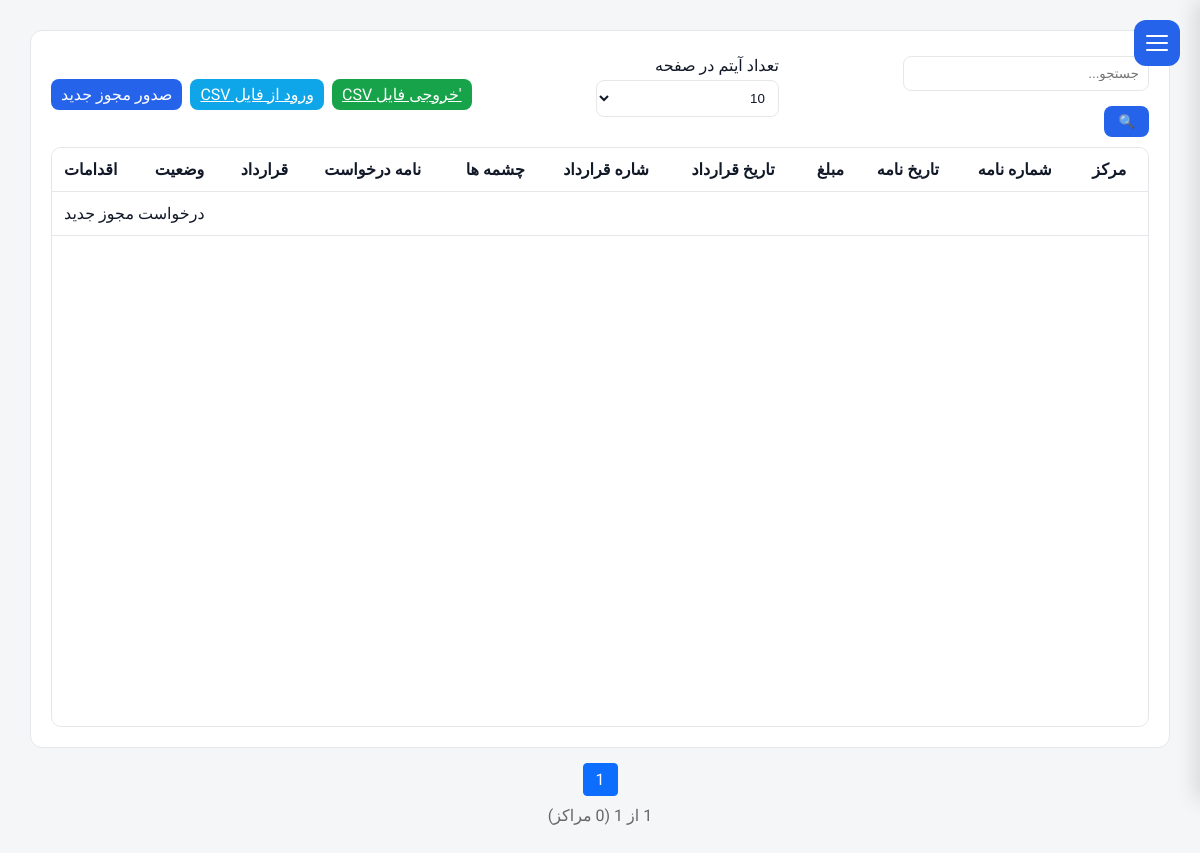
Page /operations/licenses/ (signed in) on the earlier database version.
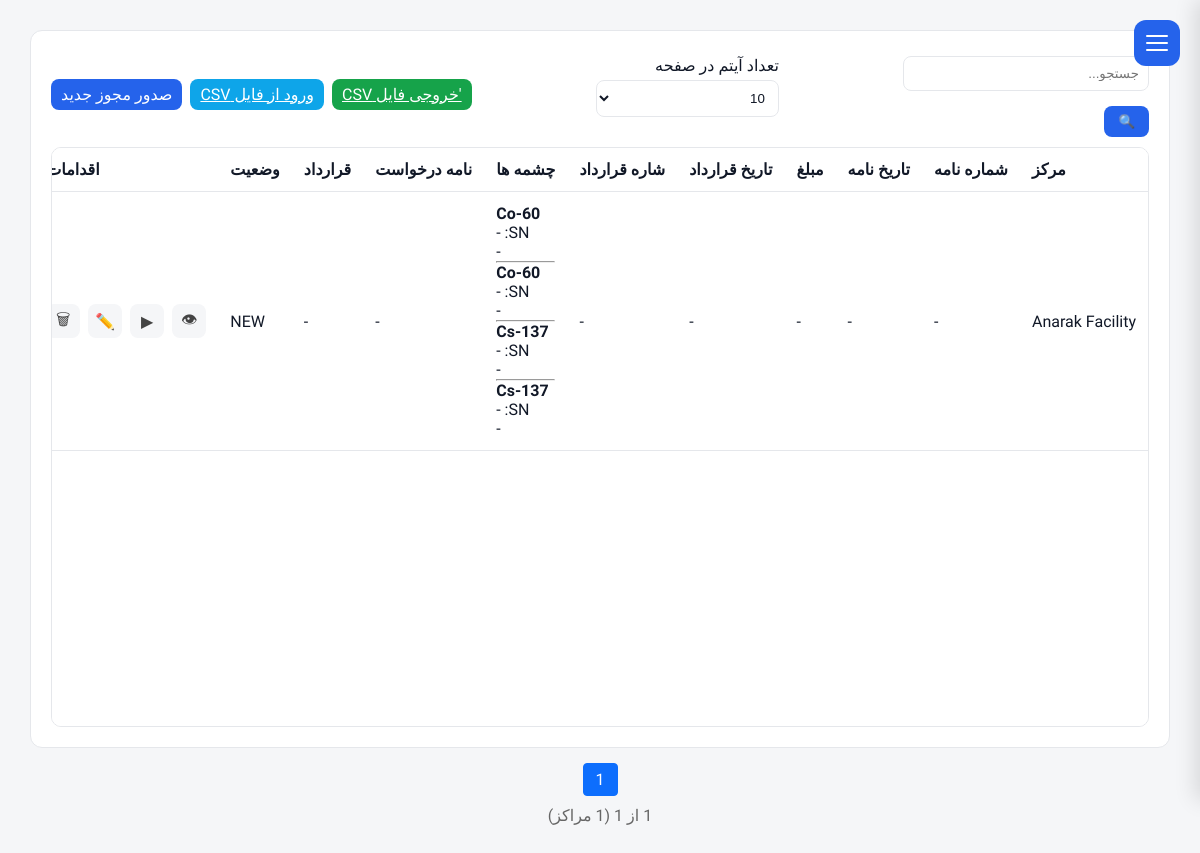
Same page on the later database version.
### operations/models.py (models this page shows, shortened)
class LicenseRequest(models.Model):
    facility = models.ForeignKey(
        Facility,
        on_delete=models.PROTECT,
        related_name="license_requests",
    )
    letter_number = models.CharField(
        max_length=100,
        blank=True,
        null=True,
    )
    letter_date = models.DateField(
        blank=True,
        null=True,
    )
    contract_number = models.CharField(
        max_length=100,
        blank=True,
        null=True,
    )
    contract_date = models.DateField(
        blank=True,
        null=True,
    )
    contract_cost = models.DecimalField(
        max_digits=14,
        decimal_places=2,
        blank=True,
        null=True,
    )
    status = models.CharField(
        max_length=20,
        choices=LicenseStatus.choices,
        default=LicenseStatus.DRAFT,
    )
    status_date = models.DateTimeField(
        null=True,
        blank=True,
    )
    specification_completed = models.BooleanField(default=False,)
    description = models.TextField(
        _("Description"),
        blank=True,)
    created_by = models.ForeignKey(
        settings.AUTH_USER_MODEL,
        on_delete=models.PROTECT,
    )
    created_at = models.DateTimeField(
        auto_now_add=True,
    )
    updated_at = models.DateTimeField(
        auto_now=True,
    )
    class Meta:
        ordering = ["-created_at"]

class LicenseSource(models.Model):
    license = models.ForeignKey(
        LicenseRequest,
        on_delete=models.CASCADE,
        related_name="sources",
        verbose_name=_("License"),
    )
    nuclide = models.ForeignKey(
        Nuclides,
        on_delete=models.PROTECT,
        verbose_name=_("Nuclide"),
    )
    serial_number = models.CharField(
        _("Serial Number"),
        max_length=150,
        blank=True,
    )
    activity = models.DecimalField(
        _("Activity"),
        max_digits=15,
        decimal_places=3,
        null=True,
        blank=True,
    )
    activity_unit = models.CharField(
        _("Activity Unit"),
        max_length=20,
        choices=ActivityUnit.choices,
        default=ActivityUnit.mCi,
    )
    activity_date = models.DateField(
        _("Activity Date"),
        null=True,
        blank=True,
    )
    specification_order = models.PositiveIntegerField(default=1,)
    created_dsrs = models.ForeignKey(
        "dashboard.DSRS",
        null=True,
        blank=True,
        on_delete=models.SET_NULL,
        related_name="license_sources",
    )
    class Meta:
        ordering = [
            "id",
        ]
        verbose_name = _("Requested Source")
        verbose_name_plural = _("Requested Sources")

### facilities/models.py (models this page shows, shortened)
class Facility(models.Model):
    name = models.CharField(
        _("Facility Name"),
        max_length=255, blank=True,null=True
    )
    responsible_person = models.CharField(
        _("Responsible Person"),
        max_length=150, blank=True,null=True
    )
    telephone = models.CharField(
        _("Telephone"),
        max_length=50, blank=True,null=True
    )
    email = models.EmailField(
        _("Email"),
        blank=True,null=True
    )
    address1 = models.CharField(
        _("Address Line 1"),
        max_length=255, blank=True,null=True
    )
    address2 = models.CharField(
        _("Address Line 2"),
        max_length=255,
         blank=True,null=True
    )
    postal_code = models.CharField(
        _("Postal Code"),
        max_length=20,
         blank=True,null=True
    )
    national_id = models.CharField(
        _("National ID"),
        max_length=50,
         blank=True,null=True
    )
    economic_code = models.CharField(
        _("Economic Code"),
        max_length=50,
         blank=True,null=True
    )
    created_at = models.DateTimeField(
        auto_now_add=True
    )
    updated_at = models.DateTimeField(
        auto_now=True
    )
    class Meta:
        ordering = ["name"]
        verbose_name = _("Facility")
        verbose_name_plural = _("Facilities")

### reference/models.py (models this page shows)
class Nuclides(models.Model):
    name = models.CharField(max_length=8)
    half_life = models.FloatField()
    d_value_bq = models.FloatField()
    atomic_number = models.IntegerField(null=True, blank=True)
    mass_number = models.IntegerField(null=True, blank=True)
    decay_mode = models.CharField(max_length=50, null=True, blank=True)
    decay_constant = models.FloatField(null=True, blank=True)  # 1/sec
    specific_activity_bq_per_g = models.FloatField(null=True, blank=True)
    alpha_energy_mev = models.FloatField(null=True, blank=True)
    beta_max_energy_mev = models.FloatField(null=True, blank=True)
    gamma_energy_mev = models.FloatField(null=True, blank=True)
    gamma_yield = models.FloatField(null=True, blank=True)  # photons/decay
    neutron_emitter = models.BooleanField(default=False)
    neutron_yield_n_per_s = models.FloatField(null=True, blank=True)
    dose_rate_constant_usv_m2_per_h_gbq = models.FloatField(null=True, blank=True)
    half_value_layer_lead_mm = models.FloatField(null=True, blank=True)
    half_value_layer_concrete_mm = models.FloatField(null=True, blank=True)
    iaea_category = models.IntegerField(null=True, blank=True)
    parent_nuclide = models.CharField(max_length=20, null=True, blank=True)
    daughter_nuclide = models.CharField(max_length=20, null=True, blank=True)
    is_sealed_source_common = models.BooleanField(default=False)
    def __str__(self):
        return self.name

### operations/views.py (the view, shortened to what this page needs)
def license_list(request):
    search = request.GET.get(
        "search",
        "",
    )
    page_size = request.GET.get(
        "page_size",
        "10",
    )
    queryset = (
        LicenseRequest.objects
        .select_related(
            "facility",
        )
        .prefetch_related(
            "sources__nuclide",
            "attachments",
            )
        .order_by(
            "-created_at",
        )
    )
    paginator = Paginator(
        queryset,
        int(page_size),
    )
    page_number = request.GET.get(
        "page",
    )
    page_obj = paginator.get_page(
        page_number,
    )
    context = {
        "page_obj": page_obj,
        "search": search,
        "page_size": int(page_size),
    }
    return render(
        request,
        "operations/license_list.html",
        context,
    )

### templates/operations/license_list.html (shortened to what this page needs)
{% extends 'base.html' %}
{% load i18n %}
{% load static %}
{% block content %}
<div class="content">
<div class="table-header">
    <div class="header-group">
        <form method="get">
            <input
                type="text"
                name="search"
                placeholder="{% trans 'Search...' %}"
                value="{{ search }}"
            >
            <button type="submit">
                🔍
            </button>
        </form>
    </div>
    <div class="header-group">
        <form method="get">
            <label>
                {% trans "Items" %}
            </label>
            <select
                name="page_size"
                onchange="this.form.submit()"
            >
                <option value="10"
                    {% if page_size == 10 %}
                        selected
                    {% endif %}
                >
                    10
                </option>
            </select>
        </form>
    </div>
    <div class="header-group">
        <a
            href="{% url 'license_export_csv' %}"
            class="btn-green"
        >
           {% trans "Export CSV" %}
        </a>
        <a
            href="{% url 'license_import_csv' %}"
            class="btn-info"
        >
            {% trans "Import CSV" %}
        </a>
        <a
            href="{% url 'license_create' %}"
            class="btn-blue"
        >
            {% trans "+ Start New License" %}
        </a>
    </div>
</div>
<div class="table-scroll">
<table id="mainTable">
<thead>
<tr>
    <th>{% trans "Facility" %}</th>
<th>{% trans "Letter Number" %}</th>
<th>{% trans "Letter Date" %}</th>
<th>{% trans "Cost" %}</th>
<th>{% trans "Contract Date" %}</th>
<th>{% trans "Contract Number" %}</th>
<th>{% trans "DSRSs" %}</th>
<th>{% trans "Letter" %}</th>
<th>{% trans "Contract" %}</th>
<th>{% trans "Status" %}</th>
<th>{% trans "Action" %}</th>
</tr>
</thead>
<tbody>
{% for license in page_obj %}
<tr>
    <td>
        {{ license.facility.name }}
    </td>
    <td>
        {{ license.letter_number|default:"-" }}
    </td>
    <td>
        {{ license.letter_date|default:"-" }}
    </td>
    <td>
        {{ license.contract_cost|default:"-" }}
    </td>
    <td>
        {{ license.contract_date|default:"-" }}
    </td>
    <td>
        {{ license.contract_number|default:"-" }}
    </td>
    <td>
        {% for source in license.sources.all %}
            <div>
                <strong>
                    {{ source.nuclide }}
                </strong>
                <br>
                SN:
                {{ source.serial_number|default:"-" }}
                <br>
                {{ source.activity|default:"-" }}
            </div>
            {% if not forloop.last %}
                <hr>
            {% endif %}
        {% empty %}
            -
        {% endfor %}
    </td>
    <td>
        {% for file in license.attachments.all %}
            {% if file.attachment_type == "LETTER" %}
                <a
                    href="{{ file.file.url }}"
                    target="_blank"
                >
                    {% trans "View" %}
                </a>
            {% endif %}
        {% empty %}
            -
        {% endfor %}
    </td>
    <td>
        {% for file in license.attachments.all %}
            {% if file.attachment_type == "CONTRACT" %}
                <a
                    href="{{ file.file.url }}"
                    target="_blank"
                >
                    title="{% trans 'View' %}"
                </a>
            {% endif %}
        {% empty %}
            -
        {% endfor %}
    </td>
    <td>
        {{ license.get_status_display }}
    </td>
    <td>
        <div class="action-icons">
            <a
                href="{% url 'license_detail' license.pk %}"
                class="icon-btn"
                title="{% trans 'View' %}"
            >
                👁
            </a>
            <a
                href="{% url 'license_continue' license.pk %}"
                class="icon-btn"
                title="{% trans 'Continue' %}"
            >
                ▶
            </a>
            <a
                href="{% url 'license_update' license.pk %}"
                class="icon-btn edit"
                title="{% trans 'Edit' %}"
            >
                ✏️
            </a>
            <a
                href="{% url 'license_delete' license.pk %}"
                class="icon-btn"
                title="{% trans 'Delete' %}"
            >
                🗑
            </a>
        </div>
    </td>
</tr>
{% empty %}
<tr>
    <td colspan="11" class="text-center">
        {% trans "No license requests found." %}
    </td>
</tr>
{% endfor %}
</tbody>
</table>
</div>
</div>
<div class="pagination">
    {% for num in page_obj.paginator.page_range %}
        {% if num >= page_obj.number|add:"-2" and num <= page_obj.number|add:"2" %}
            {% if page_obj.number == num %}
                <span class="current">{{ num }}</span>
            {% else %}
                <a href="?page={{ num }}{% if page_size %}&size={{ page_size }}{% endif %}">
                    {{ num }}
                </a>
            {% endif %}
        {% endif %}
    {% endfor %}
</div>
<div class="page-info">
     {{ page_obj.number }} {% trans "of" %} {{ page_obj.paginator.num_pages }}
    ({{ page_obj.paginator.count }} {% trans "records" %})
</div>
{% endblock %}

### templates/base.html (shortened to what this page needs)
{% load static %}
{% load i18n %}
{% get_current_language as CURRENT_LANGUAGE %}
<!DOCTYPE html>
<html
    lang="{{ CURRENT_LANGUAGE }}"
    dir="{% if CURRENT_LANGUAGE == 'fa' %}rtl{% else %}ltr{% endif %}"
    class="{% if CURRENT_LANGUAGE == 'fa' %}rtl{% else %}ltr{% endif %}"
>
<head>
  <link rel="stylesheet" href="{% static 'css/base.css' %}">
</head>
<body>
<aside class="sidebar" id="sidebar">
    <div class="sidebar-header">
        <button class="menu-btn" id="toggleSidebar">
            <span></span>
            <span></span>
            <span></span>
        </button>
    </div>
    {% load i18n %}
{% get_current_language as LANGUAGE_CODE %}
</aside>
<main class="main" id="main">
    {% block content %}
    {% endblock %}
</main>
<link rel="stylesheet"
      href="{% static 'vendor/jalali-datepicker/jalali-datepicker.css' %}">
</body>
</html>

### static/css/base.css (style rules this page uses)
* { margin:0; padding:0; box-sizing:border-box; }
html.rtl { font-family:Vazirmatn,sans-serif; }
:root { --bg: #f5f6f8; --card: #ffffff; --text: #111827; --muted: #6b7280; --border: #e5e7eb; --primary: #2563eb; --sidebar: #1f2937; --sidebar-text: #374151; }
body { background: var(--bg); color: var(--text); }
.sidebar { position:fixed; top:0; width:280px; height:100vh; background:#fff; padding:20px; transition:.3s ease; z-index:1000; display: flex; flex-direction: column; }
html.rtl .sidebar { box-shadow:-5px 0 20px rgba(0,0,0,.12); right:-280px; left:auto; }
.sidebar-header { display:flex; flex-direction:row; align-items:center; height:70px; border-bottom:1px solid #e5e7eb; padding-bottom:15px; }
html.rtl .menu-btn { right:20px; left:auto; position: fixed; top: 20px; width: 46px; height: 46px; border:none; border-radius:12px; background:#2563eb; display:flex; flex-direction:column; justify-content:center; align-items:center; gap:5px; cursor:pointer; z-index:1200; transition: right .3s ease, transform .25s ease, background .2s; }
.menu-btn span { width:22px; height:2px; background:white; border-radius:5px; transition:.25s; }
.main { padding:30px; text-align:start; }
.content { background: var(--card); padding: 20px; border-radius: 12px; border: 1px solid var(--border); }
th, td { padding: 12px; border-bottom: 1px solid var(--border); text-align: left; }
th { background: rgba(0,0,0,0.03); }
input, select, textarea { width: 100%; padding: 9px; margin-top: 5px; margin-bottom: 15px; border: 1px solid var(--border); border-radius: 8px; background: var(--card); color: var(--text); }
button { background: var(--primary); color: white; padding: 8px 14px; border: none; border-radius: 8px; cursor: pointer; }
table { width: max-content; min-width: 100%; border-collapse: collapse; }
.btn-blue { background: #2563eb; color: white; padding: 6px 10px; border-radius: 8px; text-decoration: none; }
.btn-green { background: #16a34a; color: white; padding: 6px 10px; border-radius: 8px; border: none; }
.btn-info { background: #0ea5e9; color: white; padding: 6px 10px; border-radius: 8px; border: none; }
.pagination { margin-top: 15px; text-align: center; }
.table-header { display: flex; flex-wrap: wrap; justify-content: space-between; gap: 10px; margin-bottom: 10px; }
.header-group { display: flex; gap: 8px; align-items: center; }
.table-scroll { height: calc(100vh - 220px); overflow: auto; border: 1px solid var(--border); border-radius: 10px; background: var(--card); }
table thead th { position: sticky; top: 0; background: var(--card); z-index: 10; }

### templates/operations/license_list.html (style rules this page uses)
.action-icons { display: flex; gap: 8px; align-items: center; }
.icon-btn { display: inline-flex; justify-content: center; align-items: center; width: 34px; height: 34px; border-radius: 8px; text-decoration: none; font-size: 16px; background: #f5f6f8; color: #444; transition: all 0.2s ease; border: 1px solid transparent; }
.pagination { display:flex; justify-content:center; align-items:center; gap:6px; margin-top:15px; }
.pagination a, .pagination span { padding:6px 12px; border:1px solid #ccc; border-radius:4px; text-decoration:none; }
.pagination .current { background:#0d6efd; color:#fff; border-color:#0d6efd; }
.page-info { text-align:center; margin-top:10px; color:#666; }

Differences in the rows shown:
added LicenseRequest: facility.name "Anarak Facility", letter_number "-", letter_date "-", contract_cost "-", contract_date "-", contract_number "-", status "NEW"
added LicenseSource: nuclide "Co-60", serial_number "-", activity "-"
added LicenseSource: nuclide "Co-60", serial_number "-", activity "-"
added LicenseSource: nuclide "Cs-137", serial_number "-", activity "-"
added LicenseSource: nuclide "Cs-137", serial_number "-", activity "-"
Other differences:
text no longer shown: "درخواست مجوز جدید"
